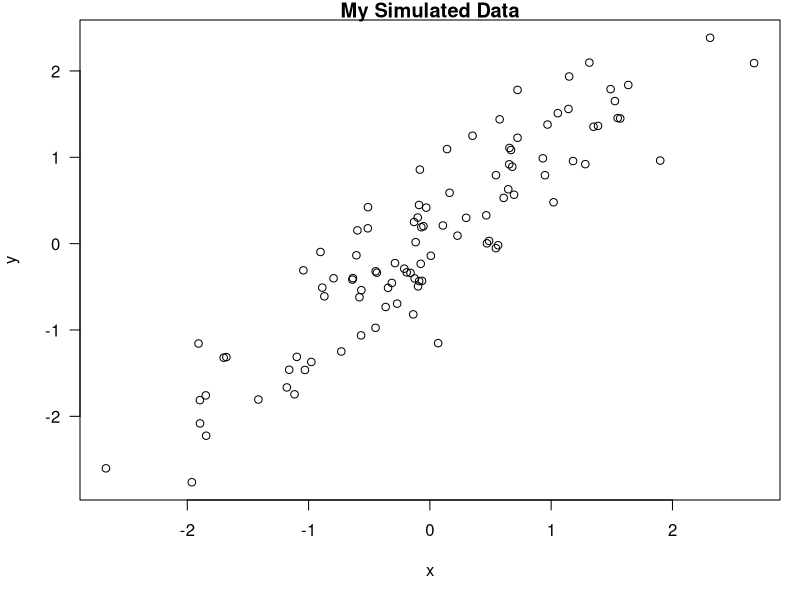

Write the R code that produced this figure.
## ---- chunk 1
x <- rnorm(100); y<- x+rnorm(100, sd=0.5)
## ---- chunk 2
par(mar = c(5,4,1,1),las=1)
plot(x,y,main="My Simulated Data")
